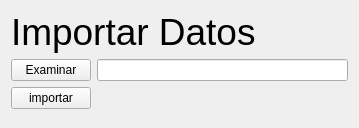
<?xml version="1.0" encoding="UTF-8"?>
<ui version="4.0">
 <class>importar</class>
 <widget class="QWidget" name="importar">
  <property name="geometry">
   <rect>
    <x>0</x>
    <y>0</y>
    <width>359</width>
    <height>128</height>
   </rect>
  </property>
  <property name="windowTitle">
   <string>importarDatos</string>
  </property>
  <layout class="QFormLayout" name="formLayout">
   <item row="0" column="0" colspan="2">
    <widget class="QLabel" name="label">
     <property name="font">
      <font>
       <pointsize>28</pointsize>
      </font>
     </property>
     <property name="text">
      <string>Importar Datos</string>
     </property>
    </widget>
   </item>
   <item row="1" column="0">
    <widget class="QPushButton" name="examinarBtn">
     <property name="text">
      <string>Examinar</string>
     </property>
    </widget>
   </item>
   <item row="1" column="1">
    <widget class="QLineEdit" name="rutaText"/>
   </item>
   <item row="2" column="0">
    <widget class="QPushButton" name="importarBtn">
     <property name="text">
      <string>importar</string>
     </property>
    </widget>
   </item>
  </layout>
 </widget>
 <resources/>
 <connections/>
</ui>
